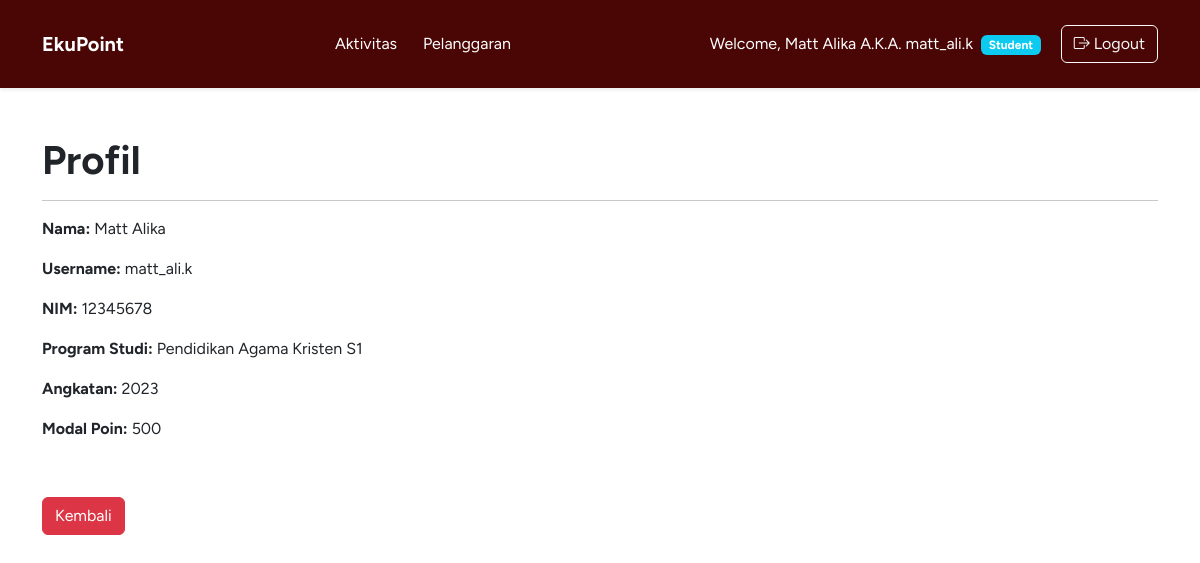
The app's page /about_user/ (signed in) with its own data.
### contacts/models.py (models this page shows, shortened)
class User(AbstractUser):
    nim = models.CharField(max_length=10, blank=True, null=True)
    prodi = models.ForeignKey(Prodi, on_delete=models.SET_NULL, blank=True, null=True, related_name='users_prodi')
    angkatan = models.ForeignKey(Angkatan, on_delete=models.SET_NULL, blank=True, null=True, related_name='users')
    @property
    def modal_poin_awal(self):
        if self.angkatan:
            return self.angkatan.modal_poin
        return 100

class Prodi(models.Model):
    prodi = models.CharField(max_length=50, blank=True, null=True)
    strata = models.CharField(max_length=2, blank=True, null=True)
    def __str__(self):
        return f"{self.prodi} {self.strata}"

class Angkatan(models.Model):
    angkatan = models.CharField(max_length=4, blank=True, null=True)
    modal_poin = models.IntegerField(default=100)
    def __str__(self):
        return f"{self.angkatan}"

### contacts/views.py (the view)
# urls.py: path('about_user/', views.about_user, name='about_user')
def about_user(request):
    user= request.user
    angkatan_mhs = user.angkatan
    modal_poin = user.modal_poin_awal
    context = {
        'modal_poin': modal_poin,
    }
    return render(request, 'about.html', context)

### contacts/context_processors.py (called while the page is built)
def user_groups(request):
    if request.user.is_authenticated:
        return {
            'is_student': request.user.groups.filter(name='Student').exists(),
            'is_admin': request.user.is_superuser,
            'is_staff': request.user.is_staff,
            'user_groups': list(request.user.groups.values_list('name', flat=True))
        }
    return {}

### contacts/templates/about.html
{% extends "header.html" %}
{% block content %}
<h1><strong>Profil</strong></h1>
<hr>
<p><strong>Nama:</strong> {{ user.get_full_name }}</p>
<p><strong>Username:</strong> {{ user.username }}</p>
<p><strong>NIM:</strong> {{ user.nim }}</p>
<p><strong>Program Studi:</strong> {{ user.prodi }}</p>
<p><strong>Angkatan:</strong> {{ user.angkatan }}</p>
<p><strong>Modal Poin:</strong> {{ modal_poin }}</p>
<p>&nbsp</p>
<button onclick="history.back()" class="btn btn-danger">Kembali</button>
{% endblock %}

### contacts/templates/header.html (shortened to what this page needs)
{% load static %}
<!DOCTYPE html>
<html lang="en">
<head>
    <link href="https://cdn.jsdelivr.net/npm/bootstrap@5.3.0/dist/css/bootstrap.min.css" rel="stylesheet">
    <link rel="stylesheet" href="https://cdn.jsdelivr.net/npm/bootstrap-icons@1.10.0/font/bootstrap-icons.css">
</head>
<body class="sticky-header" style="font-family: Figtree, sans-serif;">
    <nav class="navbar navbar-expand-lg navbar-dark custom-color shadow-sm p-3 mb-5">
        <div class="container">
        <div class="navbar-center">
            <a class="navbar-brand" href="{% url 'dashboard' %}"><strong>EkuPoint</strong></a>
        </div>
        <div class="navbar navbar-expand-lg">
            <a class="btn btn-ghost" style="color: #FFFFFF" href="{% url 'aktivitas_list' %}">Aktivitas</a>
            <a class="btn btn-ghost" style="color: #FFFFFF" href="{% url 'pelanggaran_list' %}">Pelanggaran</a>
                <p>&nbsp</p>
            </div>
            <div class="navbar bg-base-100">
                    <span class="navbar-text me-3" style="color: #FFFFFF;">Welcome, <a href="{% url 'about_user' %}" style="color: #FFFFFF; text-decoration:none;"> {{ user.get_full_name }} A.K.A. {{ user.username }}</a>
                {% if is_admin or is_staff %}
                    <span class="badge bg-danger ms-1">Admin</span>
                {% else %}
                    <span class="badge bg-info ms-1">Student</span>
                {% endif %}
                </span>
            <p>&nbsp</p>
            <a class="btn btn-outline-light btn-xs" href="{% url 'logout' %}"><i class="bi bi-box-arrow-right"></i> Logout</a>
            </div>
            </div>
    </nav>
    <main class="container mt-4">
        {% block content %}{% endblock %}
    </main>
</body>
</html>

### contacts/templates/header.html (style rules this page uses)
.custom-color { background-color: #4a0505ff; }
.sticky-header { position: sticky; top: 0; }
a { text-decoration: none; }

### records on screen
User: get_full_name "Matt Alika", username "matt_ali.k", nim "12345678", prodi "Pendidikan Agama Kristen S1", angkatan "2023"

### other values on screen
{{ modal_poin }} "500"
